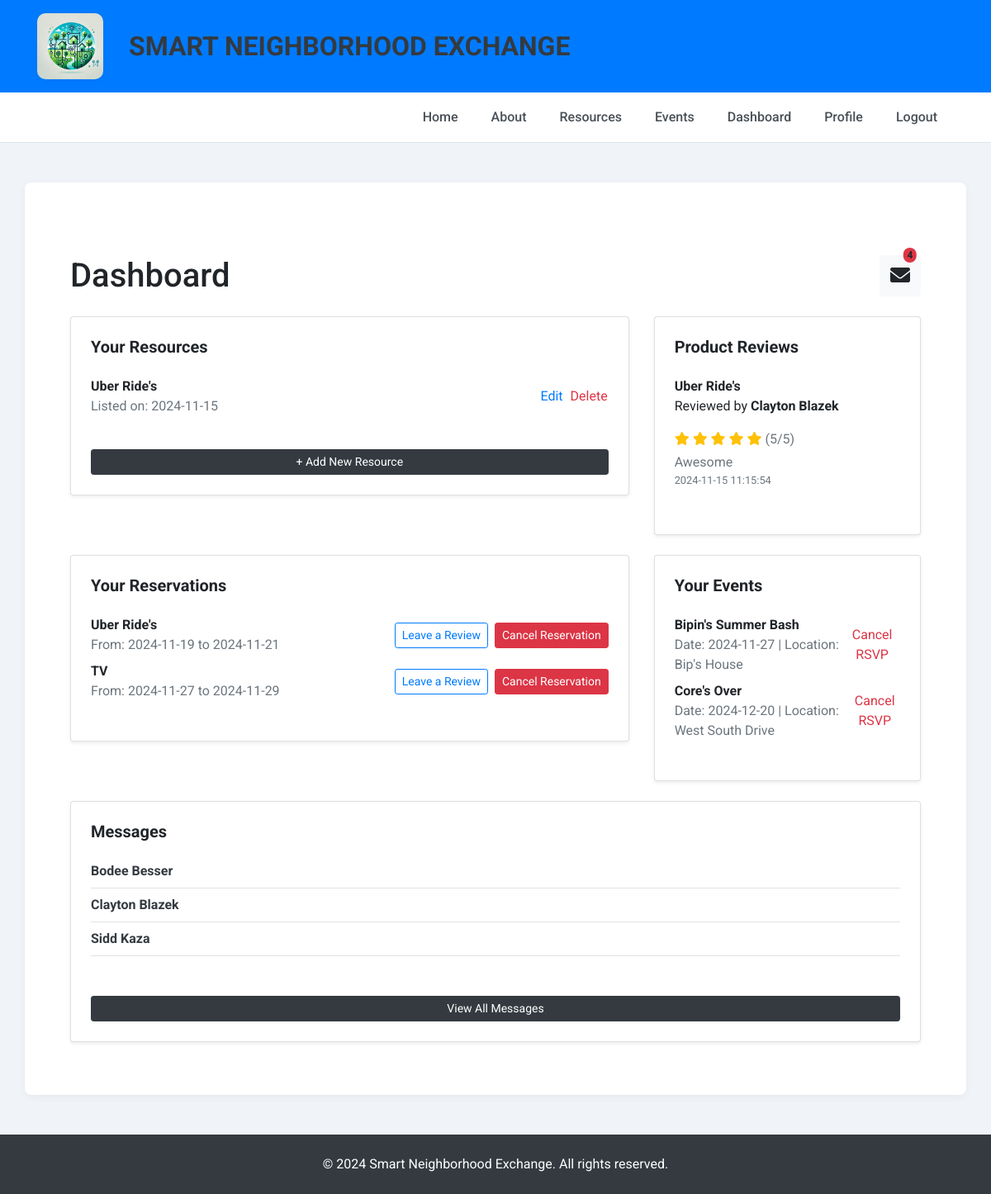
/dashboard (signed in), run on an earlier commit of the app's database.
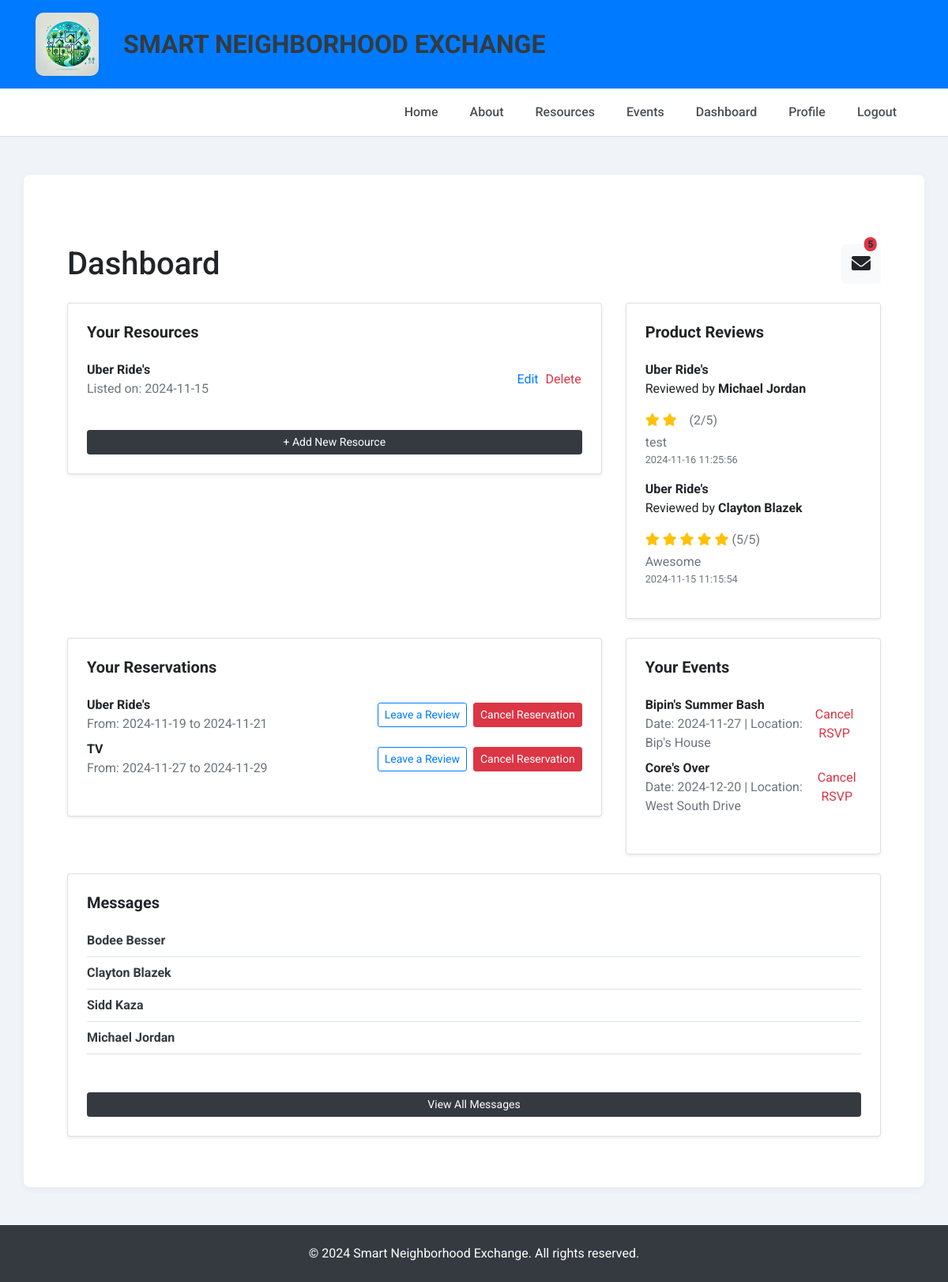
And on a later commit of the database.
### tables this page shows
CREATE TABLE Resources (
            resource_id INTEGER PRIMARY KEY AUTOINCREMENT,
            user_id INTEGER,
            title TEXT NOT NULL,
            description TEXT,
            images TEXT,
            category TEXT,
            availability TEXT,
            date_posted TEXT, 
            pickup_location TEXT,   
            FOREIGN KEY (user_id) REFERENCES Users(user_id)
        );

CREATE TABLE Reviews (
            review_id INTEGER PRIMARY KEY AUTOINCREMENT,
            user_id INTEGER,
            reviewer_id INTEGER,
            rating INTEGER,
            comment TEXT,
            timestamp TEXT, resource_id INTEGER,
            FOREIGN KEY (user_id) REFERENCES Users(user_id),
            FOREIGN KEY (reviewer_id) REFERENCES Users(user_id)
        );

CREATE TABLE Users (
            user_id INTEGER PRIMARY KEY AUTOINCREMENT,
            name TEXT NOT NULL,
            email TEXT NOT NULL UNIQUE,
            password TEXT NOT NULL,
            profile_image TEXT,
            location TEXT
        );

CREATE TABLE Bookings (
            booking_id INTEGER PRIMARY KEY AUTOINCREMENT,
            user_id INTEGER,
            resource_id INTEGER,
            start_date TEXT NOT NULL,
            end_date TEXT NOT NULL,
            FOREIGN KEY (user_id) REFERENCES Users(user_id),
            FOREIGN KEY (resource_id) REFERENCES Resources(resource_id)
        );

CREATE TABLE CommunityEvents (
            event_id INTEGER PRIMARY KEY AUTOINCREMENT,
            user_id INTEGER,
            title TEXT NOT NULL,
            description TEXT,
            location TEXT,
            date TEXT NOT NULL,
            time TEXT,
            FOREIGN KEY (user_id) REFERENCES Users(user_id)
        );

### app.py (the view)
@app.route('/dashboard')
def dashboard():
    if 'user_id' not in session:
        return redirect(url_for('login'))
    user_id = session['user_id']
    unread_notifications = get_unread_notifications(user_id)  # Get the unread notifications count
    notifications = get_recent_notifications(user_id)  # Get recent notifications for the dropdown
    with sqlite3.connect('projects.db') as conn:
        conn.row_factory = sqlite3.Row
        c = conn.cursor()
        c.execute('SELECT * FROM Resources WHERE user_id = ?', (user_id,))
        resources = c.fetchall()
        c.execute('''
            SELECT Reviews.comment, Reviews.rating, Reviews.timestamp, Users.name AS reviewer_name, Resources.title AS resource_title
            FROM Reviews
            JOIN Resources ON Reviews.resource_id = Resources.resource_id
            JOIN Users ON Reviews.reviewer_id = Users.user_id
            WHERE Resources.user_id = ?
            ORDER BY Reviews.timestamp DESC
        ''', (user_id,))
        reviews = c.fetchall()
        c.execute('''SELECT Messages.content, Messages.timestamp, Users.name AS sender_name
                     FROM Messages
                     JOIN Users ON Messages.sender_id = Users.user_id
                     WHERE Messages.sender_id = ? OR Messages.receiver_id = ?
                     ORDER BY Messages.timestamp DESC''', (user_id, user_id))
        messages = c.fetchall()
        c.execute('''SELECT Bookings.booking_id, Bookings.start_date, Bookings.end_date, Resources.title, Resources.resource_id
                     FROM Bookings
                     JOIN Resources ON Bookings.resource_id = Resources.resource_id
                     WHERE Bookings.user_id = ?''', (user_id,))
        reservations = c.fetchall()
        c.execute('''SELECT CommunityEvents.event_id, CommunityEvents.title, CommunityEvents.date, CommunityEvents.location
                     FROM EventRSVPs
                     JOIN CommunityEvents ON EventRSVPs.event_id = CommunityEvents.event_id
                     WHERE EventRSVPs.user_id = ?''', (user_id,))
        rsvps = c.fetchall()
        c.execute('''
            SELECT DISTINCT receiver_id, Users.name
            FROM Messages
            JOIN Users ON Messages.receiver_id = Users.user_id
            WHERE sender_id = ? OR receiver_id = ?
        ''', (user_id, user_id))
        conversations = c.fetchall()
    return render_template(
        'dashboard.html',
        resources=resources, reviews=reviews, messages=messages, reservations=reservations, rsvps=rsvps, conversations=conversations, unread_notifications=unread_notifications, notifications=notifications
    )

### app.py (called while the page is built)
def get_unread_notifications(user_id):
    with sqlite3.connect('projects.db') as conn:
        conn.row_factory = sqlite3.Row
        c = conn.cursor()
        c.execute('''SELECT COUNT(*) AS count FROM Messages
                     WHERE receiver_id = ?''', (user_id,))
        unread_messages = c.fetchone()['count']
        c.execute('''SELECT COUNT(*) AS count FROM Bookings
                     JOIN Resources ON Bookings.resource_id = Resources.resource_id
                     WHERE Resources.user_id = ?''', (user_id,))
        new_bookings = c.fetchone()['count']
        c.execute('''SELECT COUNT(*) AS count FROM EventRSVPs
                     JOIN CommunityEvents ON EventRSVPs.event_id = CommunityEvents.event_id
                     WHERE CommunityEvents.user_id = ?''', (user_id,))
        new_rsvps = c.fetchone()['count']
    return unread_messages + new_bookings + new_rsvps

### templates/dashboard.html (shortened to what the changed rows need)
{% extends "base.html" %}
{% block content %}
<div class="container mt-5">
    <div class="d-flex justify-content-between align-items-center mb-4">
        <h1 class="mb-0">Dashboard</h1>
        <div class="dropdown">
            <a class="btn btn-light position-relative" href="#" role="button" id="notificationDropdown" data-bs-toggle="dropdown" aria-expanded="false" style="font-size: 1.5rem;">
                <i class="fas fa-envelope"></i>
                {% if unread_notifications > 0 %}
                <span class="position-absolute top-0 start-100 translate-middle badge rounded-pill bg-danger" style="transform: translate(-50%, -50%); font-size: 0.75rem;">
                    {{ unread_notifications }}
                </span>
                {% endif %}
            </a>
        </div>
    </div>
    <div class="row">
        <div class="col-md-8 mb-4">
            <div class="card shadow-sm p-4">
                <ul class="list-unstyled mt-3">
                    {% for resource in resources %}
                    <li class="d-flex justify-content-between align-items-center mb-2">
                        <div>
                            <strong>{{ resource['title'] }}</strong>
                            <p class="text-muted mb-0">Listed on: {{ resource['date_posted'] }}</p>
                        </div>
                        <div class="d-flex align-items-center">
                            <a href="{{ url_for('edit_resource', resource_id=resource['resource_id']) }}" class="text-primary mr-2">Edit</a>
                            <form action="{{ url_for('delete_resource', resource_id=resource['resource_id']) }}" method="POST" style="display:inline;">
                                <button type="submit" class="btn btn-link text-danger p-0" onclick="return confirm('Are you sure you want to delete this resource?');">
                                    Delete
                                </button>
                            </form>
                        </div>
                    </li>
                    {% endfor %}
                </ul>
            </div>
        </div>
        <div class="col-md-4 mb-4">
            <div class="card shadow-sm p-4" style="max-height: 400px; overflow-y: auto;">
                <ul class="list-unstyled mt-3">
                    {% if reviews %}
                        {% for review in reviews %}
                        <li class="mb-3">
                            <strong>{{ review['resource_title'] }}</strong>
                            <p>Reviewed by <strong>{{ review['reviewer_name'] }}</strong></p>
                            <div class="text-warning mb-1">
                                {% for i in range(1, 6) %}
                                    <i class="fas fa-star{% if i > review['rating'] %}-o{% endif %}"></i>
                                {% endfor %}
                                <span class="text-muted">({{ review['rating'] }}/5)</span>
                            </div>
                            <p class="text-muted mb-0">{{ review['comment'] }}</p>
                            <p class="text-muted small">{{ review['timestamp'] }}</p>
                        </li>
                        {% endfor %}
                    {% else %}
                        <p class="text-muted">No reviews available for your products.</p>
                    {% endif %}
                </ul>
            </div>
        </div>
    </div>
    <div class="row">
        <div class="col-md-8 mb-4">
            <div class="card shadow-sm p-4">
                <ul class="list-unstyled mt-3">
                    {% for reservation in reservations %}
                    <li class="d-flex justify-content-between align-items-center mb-2">
                        <div>
                            <strong>{{ reservation['title'] }}</strong>
                            <p class="text-muted mb-0">From: {{ reservation['start_date'] }} to {{ reservation['end_date'] }}</p>
                        </div>
                        <div class="d-flex custom-gap">
                            <a href="{{ url_for('resource_reviews', resource_id=reservation['resource_id']) }}" class="btn btn-outline-primary btn-sm">Leave a Review</a>
                            <form action="{{ url_for('cancel_booking', booking_id=reservation['booking_id']) }}" method="post" style="display: inline;">
                                <button type="submit" class="btn btn-danger btn-sm">Cancel Reservation</button>
                            </form>
                        </div>
                    </li>
                    {% endfor %}
                </ul>
            </div>
        </div>
        <div class="col-md-4 mb-4">
            <div class="card shadow-sm p-4">
                <ul class="list-unstyled mt-3">
                    {% for rsvp in rsvps %}
                    <li class="d-flex justify-content-between align-items-center mb-2">
                        <div>
                            <strong>{{ rsvp['title'] }}</strong>
                            <p class="text-muted mb-0">Date: {{ rsvp['date'] }} | Location: {{ rsvp['location'] }}</p>
                        </div>
                        <form action="{{ url_for('cancel_rsvp', event_id=rsvp['event_id']) }}" method="post" style="display: inline;">
                            <button type="submit" class="btn btn-link text-danger p-0">Cancel RSVP</button>
                        </form>
                    </li>
                    {% endfor %}
                </ul>
            </div>
        </div>
    </div>
    <div class="row">
        <div class="col-12 mb-4">
            <div class="card shadow-sm p-4">
                <ul class="list-unstyled mt-3">
                    {% for conversation in conversations %}
                    <li class="d-flex justify-content-between align-items-center mb-2 pb-2 border-bottom">
                        <a href="{{ url_for('view_conversation', receiver_id=conversation['receiver_id']) }}" class="text-dark">
                            <strong>{{ conversation['name'] }}</strong>
                        </a>
                    </li>
                    {% endfor %}
                </ul>
            </div>
        </div>
    </div>
</div>
{% endblock %}

What changed in the data, as far as the page shows it:
added Reviews: resource_title "Uber Ride's", reviewer_name "Michael Jordan", rating "2", comment "test", timestamp "2024-11-16 11:25:56"
added Users: name "Michael Jordan"
Also different on the page:
{{ unread_notifications }}: "4" → "5"
